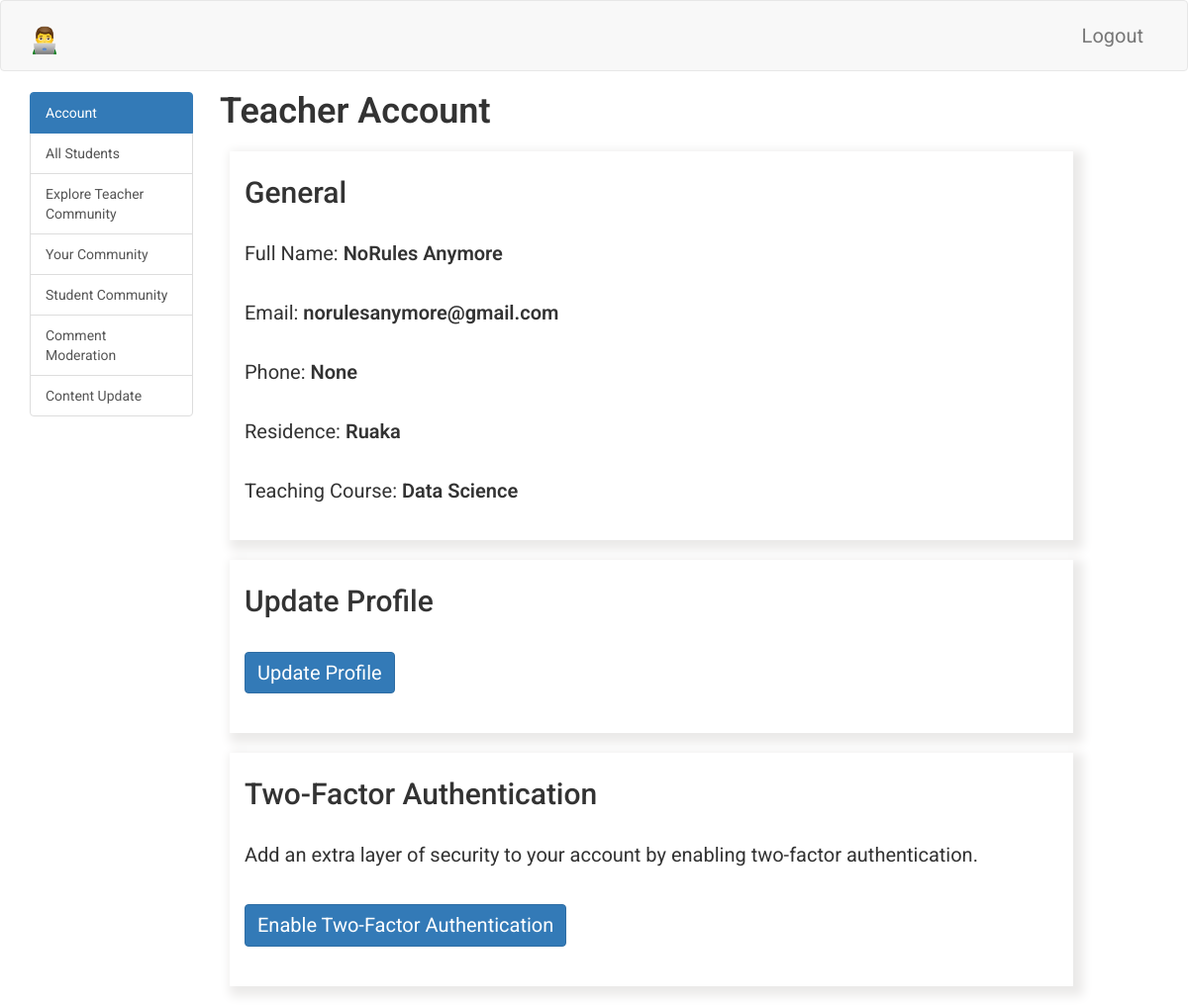
Page /teacher/dashboard (signed in) on the committed database.
### app/models.py (models this page shows, shortened)
class Teacher(UserMixin, db.Model):
    __tablename__ = 'teacher'
    id = db.Column(db.Integer, primary_key=True)
    teacher_full_name = db.Column(db.String(64), index=True, unique=True)
    teacher_email = db.Column(db.String(120), index=True, unique=True)
    teacher_phone = db.Column(db.String(120), index=True, unique=True)
    teacher_residence = db.Column(db.String(120), index=True)
    teacher_course = db.Column(db.String(120), index=True)
    teacher_about_me = db.Column(db.String(140))
    teacher_last_seen = db.Column(db.DateTime, default=datetime.utcnow)
    teacher_password_hash = db.Column(db.String(128))
    comments = db.relationship(
        'TeacherCommunityComment',
        backref='author',
        lazy='dynamic'
        )
    def two_factor_teacher_enabled(self):
        return self.teacher_phone is not None
    def avatar_teacher(self, size):
        digest = md5(self.teacher_email.lower().encode('utf-8')).hexdigest()
        return 'https://www.gravatar.com/avatar/{}?d=identicon&s={}'.format(
            digest, size)
    teacher_followed = db.relationship(
        'Teacher',
        secondary=teacher_followers,
        primaryjoin=(teacher_followers.c.follower_id == id),
        secondaryjoin=(teacher_followers.c.followed_id == id),
        backref=db.backref(
            'teacher_followers',
            lazy='dynamic'
            ), lazy='dynamic')
    def followed_comments(self):
        teacher_followed = TeacherCommunityComment.query.join(
            teacher_followers,
            (teacher_followers.c.followed_id == TeacherCommunityComment.teacher_id)
            ).filter(teacher_followers.c.follower_id == self.id)
        own = TeacherCommunityComment.query.filter_by(teacher_id=self.id)
        return teacher_followed.union(own).order_by(
            TeacherCommunityComment.timestamp.desc()
            )

### app/teacher/routes.py (the view, shortened to what this page needs)
@bp.route('/dashboard', methods=['GET', 'POST'])
@login_required
def dashboard_teacher():
    teacher = Teacher.query.filter_by(
        teacher_full_name=current_user.teacher_full_name
        ).first()
    page = request.args.get('page', 1, type=int)
    comments = TeacherCommunityComment.query.order_by(
        TeacherCommunityComment.timestamp.desc()
        ).paginate(
            page,
            current_app.config['POSTS_PER_PAGE'],
            False
            )
    next_url = url_for(
                    'teacher.dashboard_teacher',
                    page=comments.next_num) \
        if comments.has_next else None
    prev_url = url_for(
        'teacher.dashboard_teacher',
        page=comments.prev_num) \
        if comments.has_prev else None
    my_comments = current_user.followed_comments().paginate(
        page, current_app.config['POSTS_PER_PAGE'], False)
    my_next_url = url_for(
                    'teacher.dashboard_teacher',
                    page=comments.next_num) \
        if comments.has_next else None
    my_prev_url = url_for(
        'teacher.dashboard_teacher',
        page=comments.prev_num) \
        if comments.has_prev else None
    comment_form = CommentForm()
    return render_template(
        'teacher/dashboard_teacher.html',
        teacher=teacher,
        comments=comments.items,
        my_comments=my_comments.items,
        next_url=next_url,
        prev_url=prev_url,
        my_next_url=my_next_url,
        my_prev_url=my_prev_url,
        comment_form=comment_form
        )

### app/models.py (called while the page is built)
@login.user_loader
def load_teacher(id):
    return Teacher.query.get(int(id))

### app/teacher/routes.py (called while the page is built)
@bp.before_request
def before_request():
    if current_user.is_authenticated:
        current_user.teacher_last_seen = datetime.utcnow()
        db.session.commit()

### app/templates/teacher/dashboard_teacher.html (shortened to what this page needs)
{% extends 'base.html' %}
{% import 'bootstrap/wtf.html' as wtf %}
{% block app_content %}
<div class="row">
    <div class="col-sm-12">
    </div>
</div>
<div class="row">
    <div class="col-sm-2 sidebar">
        <div class="list-group">
            <a href="#" class="list-group-item tablinks" onclick="openCity(event, 'account')" id="defaultOpen">
                Account
            </a>
            <a href="#" class="list-group-item tablinks" onclick="openCity(event, 'students')" id="defaultOpen">
                All Students
            </a>
            <a href="#" class="list-group-item tablinks" onclick="openCity(event, 'explore-teacher-community')">
                Explore Teacher Community
            </a>
            <a href="#" class="list-group-item tablinks" onclick="openCity(event, 'your-community')">
                Your Community
            </a>
            <a href="#" class="list-group-item tablinks" onclick="openCity(event, 'student-community')">
                Student Community
            </a>
            <a href="#" class="list-group-item tablinks" onclick="openCity(event, 'comment-moderation')">
                Comment Moderation
            </a>
            <a href="#" class="list-group-item tablinks" onclick="openCity(event, 'update')">
                Content Update
            </a>
        </div>
    </div>
    <div class="col-sm-10 ">
        <div id="account" class="tabcontent">
            <div class="row">
                <div class="row">
                    <div class="col-sm-12">
                        <h1>Teacher Account</h1>
                    </div>
                </div>
                <div class="row profile">
                    <div class="col-sm-12">
                        <h2>General</h2>
                        <p>
                            Full Name: <span style="font-weight: 600;">{{ current_user.teacher_full_name }}</span>
                        </p>
                        <p>
                            Email: <span style="font-weight: 600;">{{ current_user.teacher_email }}</span>
                        </p>
                        <p>
                            Phone: <span style="font-weight: 600;">{{ current_user.teacher_phone }}</span>
                        </p>
                        <p>
                            Residence: <span style="font-weight: 600;">{{ current_user.teacher_residence }}</span>
                        </p>
                        <p>
                            Teaching Course: <span style="font-weight: 600;">{{ current_user.teacher_course }}</span>
                        </p>
                    </div>
                </div>
                <div class="row profile">
                    <div class="col-sm-12">
                        <h2>Update Profile</h2>
                        <p>
                            <a href="{{ url_for('teacher.edit_profile') }}" class="btn btn-primary">Update Profile</a>
                        </p>
                    </div>
                </div>
                <div class="row two-factor-auth">
                    <div class="col-sm-12">
                        <h2>Two-Factor Authentication</h2>
                        <p>
                            Add an extra layer of security to your account by enabling two-factor authentication.
                        </p>
                        {% if not current_user.two_factor_teacher_enabled() %}
                            <p>
                                <a href=" {{ url_for('auth.enable_2fa_teacher', teacher_full_name=teacher.teacher_full_name) }} " class="btn btn-primary">Enable Two-Factor Authentication</a>
                            </p>
                        {% else %}
                            <p>
                                <a href=" {{ url_for('auth.disable_2fa_teacher', teacher_full_name=teacher.teacher_full_name) }} " class="btn btn-primary">Disable Two-Factor Authentication</a>
                            </p>
                        {% endif %}
                    </div>
                </div>
            </div>
        </div>
    </div>
</div>
{% endblock %}

### app/static/css/main.css (style rules this page uses)
html, body { font-family: 'Roboto', sans-serif; }
h1 { padding-bottom: 10px; font-weight: 600; margin-top: 0px; padding-top: 0px; }
h2, h3, h4, h5, h6, p { margin-top: 0px; padding-top: 10px; padding-bottom: 10px; }
p, li { line-height: 30px; margin-top: 10px; margin-bottom: 10px; }
p, li, td, .btn, .btn-alt, .schedule-btn { font-size: 20px; }
.profile, .update-account, .two-factor-auth, .admin-teacher, .courses, .courses-on-offer { padding-top: 15px; padding-bottom: 15px; box-shadow: 5px 5px 10px 5px #ebeae9; margin-bottom: 20px; margin-left: 10px; }
.btn { margin-top: 5px; margin-bottom: 5px; }
.tabcontent { float: left; padding: 0px 12px; width: 89%; border-left: none; height: 300px; }

### rows in the picture
Teacher: teacher_full_name "NoRules Anymore", teacher_email "norulesanymore@gmail.com", teacher_phone "None", teacher_residence "Ruaka", teacher_course "Data Science"
